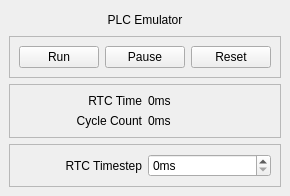
<?xml version="1.0" encoding="UTF-8"?>
<ui version="4.0">
 <class>MainWindow</class>
 <widget class="QMainWindow" name="MainWindow">
  <property name="geometry">
   <rect>
    <x>0</x>
    <y>0</y>
    <width>275</width>
    <height>196</height>
   </rect>
  </property>
  <property name="windowTitle">
   <string>MainWindow</string>
  </property>
  <widget class="QWidget" name="plcWidget">
   <layout class="QVBoxLayout" name="verticalLayout">
    <item>
     <widget class="QLabel" name="titleLabel">
      <property name="text">
       <string>PLC Emulator</string>
      </property>
      <property name="alignment">
       <set>Qt::AlignCenter</set>
      </property>
     </widget>
    </item>
    <item>
     <widget class="QFrame" name="controlsFrame">
      <property name="frameShape">
       <enum>QFrame::StyledPanel</enum>
      </property>
      <property name="frameShadow">
       <enum>QFrame::Raised</enum>
      </property>
      <layout class="QHBoxLayout" name="horizontalLayout">
       <item>
        <widget class="QPushButton" name="plcStartButton">
         <property name="text">
          <string>Run</string>
         </property>
        </widget>
       </item>
       <item>
        <widget class="QPushButton" name="plcPauseButton">
         <property name="text">
          <string>Pause</string>
         </property>
        </widget>
       </item>
       <item>
        <widget class="QPushButton" name="plcResetButton">
         <property name="text">
          <string>Reset</string>
         </property>
        </widget>
       </item>
      </layout>
     </widget>
    </item>
    <item>
     <widget class="QFrame" name="stateFrame">
      <property name="frameShape">
       <enum>QFrame::StyledPanel</enum>
      </property>
      <property name="frameShadow">
       <enum>QFrame::Raised</enum>
      </property>
      <layout class="QGridLayout" name="gridLayout_2">
       <item row="0" column="0">
        <widget class="QLabel" name="rtcTimeStaticLabel">
         <property name="text">
          <string>RTC Time</string>
         </property>
         <property name="alignment">
          <set>Qt::AlignRight|Qt::AlignTrailing|Qt::AlignVCenter</set>
         </property>
        </widget>
       </item>
       <item row="0" column="1">
        <widget class="QLabel" name="rtcTimeOutputLabel">
         <property name="text">
          <string>0ms</string>
         </property>
        </widget>
       </item>
       <item row="1" column="0">
        <widget class="QLabel" name="cycleCountStaticLabel">
         <property name="text">
          <string>Cycle Count</string>
         </property>
         <property name="alignment">
          <set>Qt::AlignRight|Qt::AlignTrailing|Qt::AlignVCenter</set>
         </property>
        </widget>
       </item>
       <item row="1" column="1">
        <widget class="QLabel" name="cycleCountOutputLabel">
         <property name="text">
          <string>0ms</string>
         </property>
        </widget>
       </item>
      </layout>
     </widget>
    </item>
    <item>
     <widget class="QFrame" name="settingsFrame">
      <property name="frameShape">
       <enum>QFrame::StyledPanel</enum>
      </property>
      <property name="frameShadow">
       <enum>QFrame::Raised</enum>
      </property>
      <layout class="QGridLayout" name="gridLayout">
       <item row="0" column="0">
        <widget class="QLabel" name="timestepStaticLabel">
         <property name="text">
          <string>RTC Timestep</string>
         </property>
         <property name="alignment">
          <set>Qt::AlignRight|Qt::AlignTrailing|Qt::AlignVCenter</set>
         </property>
        </widget>
       </item>
       <item row="0" column="1">
        <widget class="QSpinBox" name="timestepSpinBox">
         <property name="suffix">
          <string>ms</string>
         </property>
         <property name="maximum">
          <number>1000</number>
         </property>
         <property name="singleStep">
          <number>10</number>
         </property>
        </widget>
       </item>
      </layout>
     </widget>
    </item>
   </layout>
  </widget>
  <action name="actionOpen">
   <property name="text">
    <string>Open</string>
   </property>
  </action>
  <action name="actionClose">
   <property name="text">
    <string>Close</string>
   </property>
  </action>
 </widget>
 <resources/>
 <connections/>
</ui>
